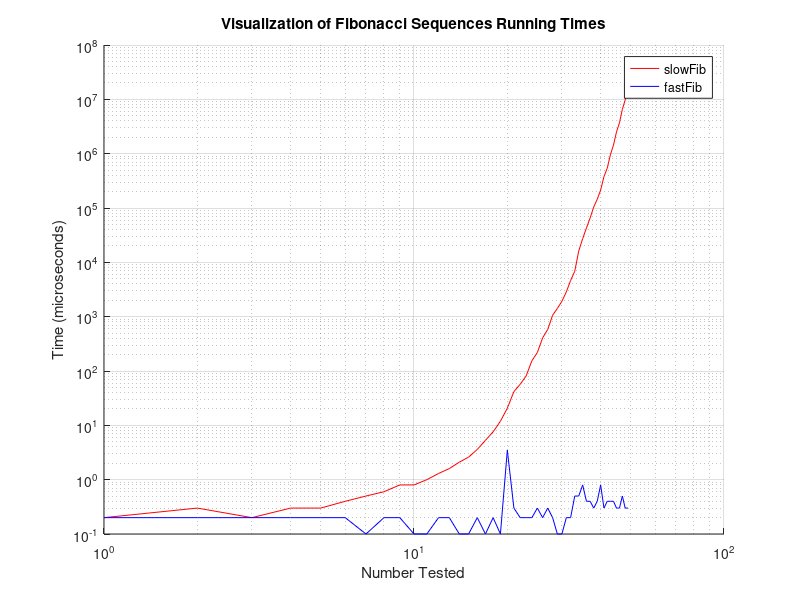

This chart was generated by the following MATLAB code:
iterator = [0 1 2 3 4 5 6 7 8 9 10 11 12 13 14 15 16 17 18 19 20 21 22 23 24 25 26 27 28 29 30 31 32 33 34 35 36 37 38 39 40 41 42 43 44 45 46 47 48 49 ];
slowFibResults = [0.5 0.2 0.3 0.2 0.3 0.3 0.4 0.5 0.6 0.8 0.8 1 1.3 1.6 2.1 2.6 3.6 5.3 7.6 11.9 20.7 41.7 56.8 81.1 154.1 219.1 408.3 582.3 1063.3 1418.6 1915.3 2860.6 4629.7 6851.7 16284.4 27236.1 42991.9 65566 104780 144707 214300 378641 540013 949053 1.44056e+06 2.50981e+06 3.68724e+06 6.54203e+06 9.74813e+06 1.6927e+07 ];
fastFibResults = [0.3 0.2 0.2 0.2 0.2 0.2 0.2 0.1 0.2 0.2 0.1 0.1 0.2 0.2 0.1 0.1 0.2 0.1 0.2 0.1 3.5 0.3 0.2 0.2 0.2 0.3 0.2 0.3 0.2 0.1 0.1 0.2 0.2 0.5 0.5 0.8 0.4 0.4 0.3 0.4 0.8 0.3 0.4 0.4 0.4 0.3 0.3 0.5 0.3 0.3 ];
hold on;
loglog(iterator,slowFibResults,"r");
loglog(iterator,fastFibResults,"b");
title("Visualization of Fibonacci Sequences Running Times");
xlabel("Number Tested");
ylabel("Time (microseconds)");
legend("slowFib","fastFib");
grid on;
hold off;